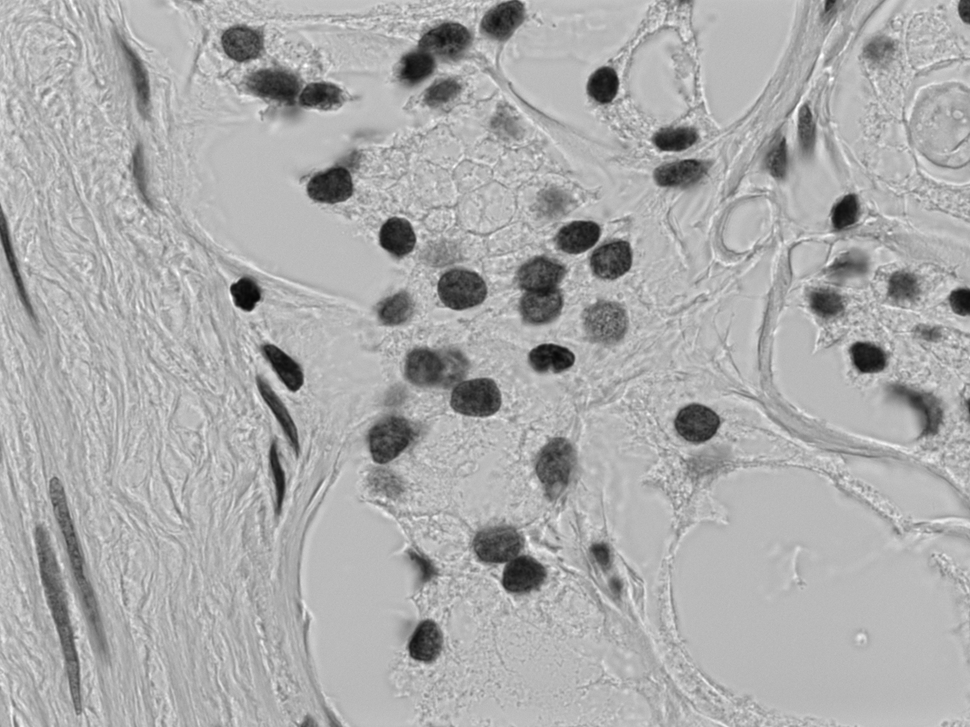
#> input picture canny_edge_detection/cellekjerner.png, 970 x 727 px, shrunk from 1388 x 1040 before the run
$ python canny_edge_detection.py
#> lines starting #> are read from the running program, lines starting #| are printed output that depends on the picture; after the words box and inside, x2 and y2 are one past the last pixel; in counts of white or black regions, pixels touching at a corner belong together
import numpy as np
import matplotlib.pyplot as plt
from imageio import imread, imsave


def hysteresis_threshold(g_n, t_h, t_l):
    """
    Performs an hysteresis threshold to sample out the "good" edges.
    Args:
        g_n: Normalized gradient magnitude
        t_h: High threshold
        t_l: Low Threshold

    Returns:
        img_out: Detected edges

    """
    T_h = g_n.max() * t_h
    T_l = T_h * t_l

    g_nh = np.where(g_n >= T_h, g_n, 0)
    g_nl = np.where(g_n >= T_l, g_n, 0)

    g_nl = g_nl - g_nh

    weak = 1
    strong = 255

    # Valid edge pixels
    g_nh[g_nh > 0] = strong
    g_nl[g_nl > 0] = weak

    cols, rows = g_nl.shape

    for x in range(cols):
        for y in range(rows):
            if g_nl[x, y] == weak:
                try:
                    if ((g_nh[x + 1, y] == strong) or
                            (g_nh[x + 1, y + 1] == strong) or
                            (g_nh[x + 1, y - 1] == strong) or
                            (g_nh[x, y + 1] == strong) or
                            (g_nh[x, y - 1] == strong) or
                            (g_nh[x - 1, y] == strong) or
                            (g_nh[x - 1, y + 1] == strong) or
                            (g_nh[x - 1, y - 1] == strong)):
                        g_nl[x, y] = strong
                    else:
                        g_nl[x, y] = 0
                except IndexError as e:
                    pass

    img_out = g_nh + g_nl

    return img_out


def nonmaxima_suppression(g, theta):
    """
    Performs nonmaxima suppression on the gradient magnitude
    Args:
        g: Gradient magnitude of the image
        theta: Gradient direction scaled to 0, 45, 90 and 135 degrees.

    Returns:
        g_n: Nonmaxima suppressed image

    """
    cols, rows = g.shape
    g_n = np.zeros_like(g)

    for x in range(1, cols - 1):
        for y in range(1, rows - 1):
            try:
                # 0 degrees = south
                if theta[x, y] == 0.:
                    p = g[x, y - 1]
                    n = g[x, y + 1]
                # 45 degrees = south-east
                elif theta[x, y] == 45.:
                    p = g[x + 1, y - 1]
                    n = g[x - 1, y + 1]
                # 45 degrees = east
                elif theta[x, y] == 90.:
                    p = g[x + 1, y]
                    n = g[x - 1, y]
                # 135 degrees = north-east
                elif theta[x, y] == 135.:
                    p = g[x + 1, y + 1]
                    n = g[x - 1, y - 1]

                # If g(x,y) less than at least on neighbour, suppress
                if g[x, y] < p or g[x, y] < n:
                    g_n[x, y] = 0
                else:
                    g_n[x, y] = g[x, y]
            # Skip edges
            except IndexError as e:
                pass

    return g_n


def gradient_convolution(img_in):
    """
    Calculates gradient using a symmetrical 1-dimensional gradient operator
    Args:
        img_in: Image to calculate gradient from

    Returns:
        g: Gradient magnitude
        theta: Gradient direction i two first quadrants
    """

    rows, cols = img_in.shape
    g_x = np.zeros_like(img_in)
    g_y = np.zeros_like(img_in)
    for i in range(rows):
        for j in range(cols):
            try:
                # Vertical gradient
                g_x[i, j] = img_in[i + 1, j] - img_in[i - 1, j]
                # Horizontal gradient
                g_y[i, j] = img_in[i, j - 1] - img_in[i, j + 1]
            except IndexError as e:
                pass

    # Gradient direction
    theta = np.arctan2(g_x, g_y)
    # Scale from radians to degrees and round angles to the two first quadrants
    theta = np.round(theta * 180 / np.pi * 1 / 45) * 45 % 180

    # Gradient magnitude
    g = np.hypot(g_x, g_y)
    # Scale gradient to (0-255)
    g = g / g.max()

    return g, theta


def gaussian_convolution(img_in, sigma):
    gk = _gaussian_kernel(sigma=sigma)
    return _general_convolution(img_in=img_in, kernel=gk)


def _gaussian_kernel(sigma):
    """
    Produces a gaussian kernel
    Args:
        sigma: Standard deviation

    Returns:
        kernel_norm: Gaussian Kernel

    """

    # Adapt filter size to sigma
    size = int(np.ceil(1 + 8 * sigma))
    # Create base filter mesh
    size = size // 2
    x, y = np.mgrid[-size:size + 1, -size:size + 1]
    # Calculate kernel
    kernel = np.exp(-((x ** 2 + y ** 2) / (2 * sigma ** 2)))
    A = 1 / kernel.sum()
    kernel_norm = A * kernel

    return kernel_norm


def _general_convolution(img_in, kernel):
    """
    Performs a general convolution with an odd 1D or rectangular kernel.
    Adds mirror indexing as padding and keeps the size of the image input.
    Args:
        img_in: Image to be convoluted
        kernel: Kernel to convolve with

    Returns:
        img_out: Image convoluted with kernel

    """

    h, w = kernel.shape
    assert h % 2 != 0 and h == w, "Kernel not odd, or rectangular"

    # Rotate kernel
    kernel = np.flipud(np.fliplr(kernel))

    # Offset due to padding
    x_off = h // 2
    y_off = w // 2

    img_out = np.zeros_like(img_in)
    rows, cols = img_out.shape

    # Add mirror padding to image
    padded = _mirror_indexing(img_in=img_in, kernel_size=h)

    # Calculate response on all pixels
    for x in range(cols):
        for y in range(rows):
            x_p = x + x_off
            y_p = y + y_off
            img_out[y, x] = (kernel * padded[y_p:y_p + h, x_p:x_p + w]).sum()

    return img_out


def _mirror_indexing(img_in, kernel_size):
    """
    Pads the image with the closest values.
    NB! To add 1 pixel padding use kernel_size 2.
    Args:
        img_in: Image to be padded
        kernel_size: Size of the kernel

    Returns:
        img_in: Padded image

    """
    for _ in range(kernel_size - 1):
        img_in = np.column_stack((img_in[:, 0], img_in))
        img_in = np.column_stack((img_in, img_in[:, img_in.shape[1] - 1]))
        img_in = np.row_stack((img_in[0, :], img_in))
        img_in = np.row_stack((img_in, img_in[img_in.shape[0] - 1, :]))

    return img_in


if __name__ == "__main__":
    f = imread("cellekjerner.png", as_gray=True)
#> f is the input picture: shape (727, 970) float32; min 5, max 255, mean 171.8

    sigma = 6
    blurred = gaussian_convolution(img_in=f, sigma=sigma)
#> after the loop in _mirror_indexing, `for _ in range(kernel_size - 1):`:
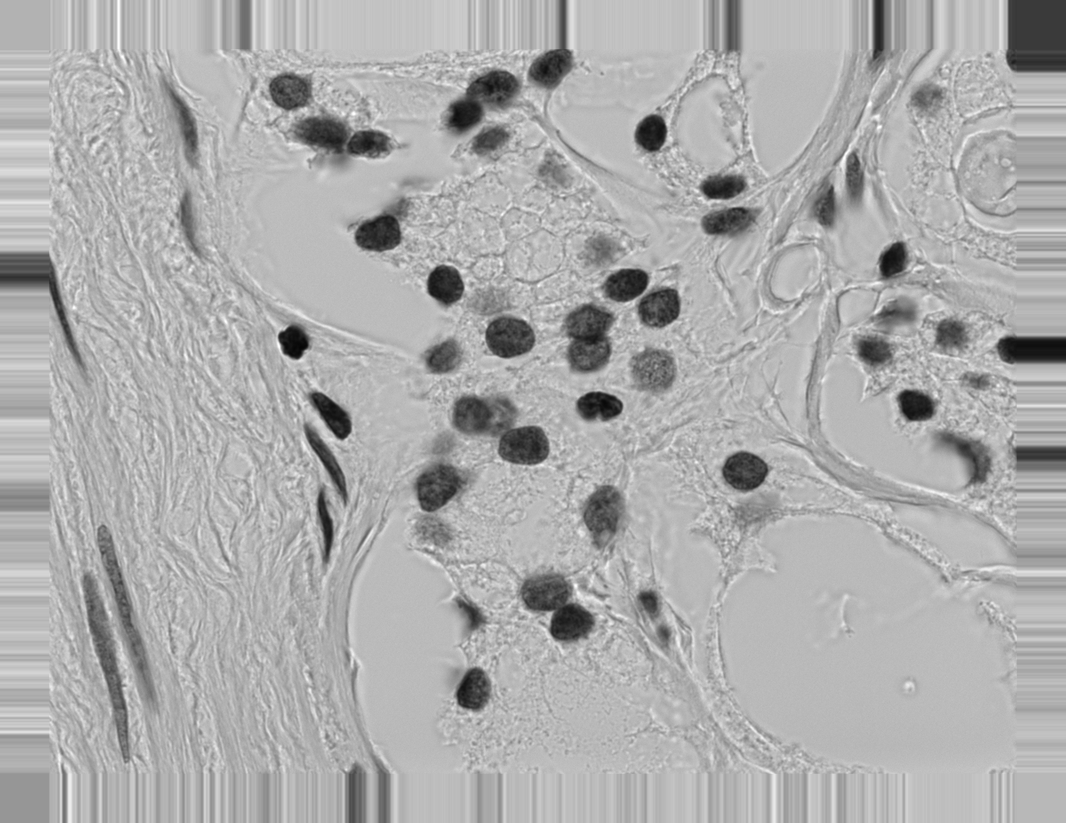
#> img_in: shape (823, 1066) float32; min 5, max 255, mean 172.5
    gradient_magnitude, gradient_direction = gradient_convolution(img_in=blurred)
#> after the loop in gradient_convolution, `for i in range(rows):`:
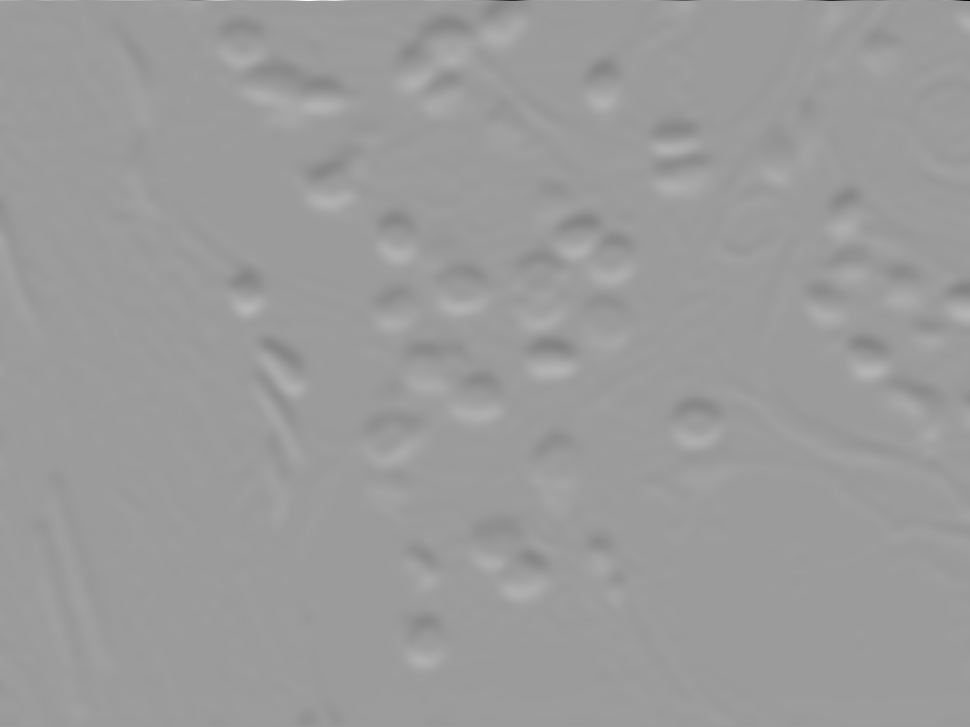
#> g_x: shape (727, 970) float32; min -120.6, max 76.89, mean 0; drawn with min black and max white
#> in gradient_convolution, `theta = np.round(theta * 180 / np.pi * 1 / 45) * 45 % 180`:
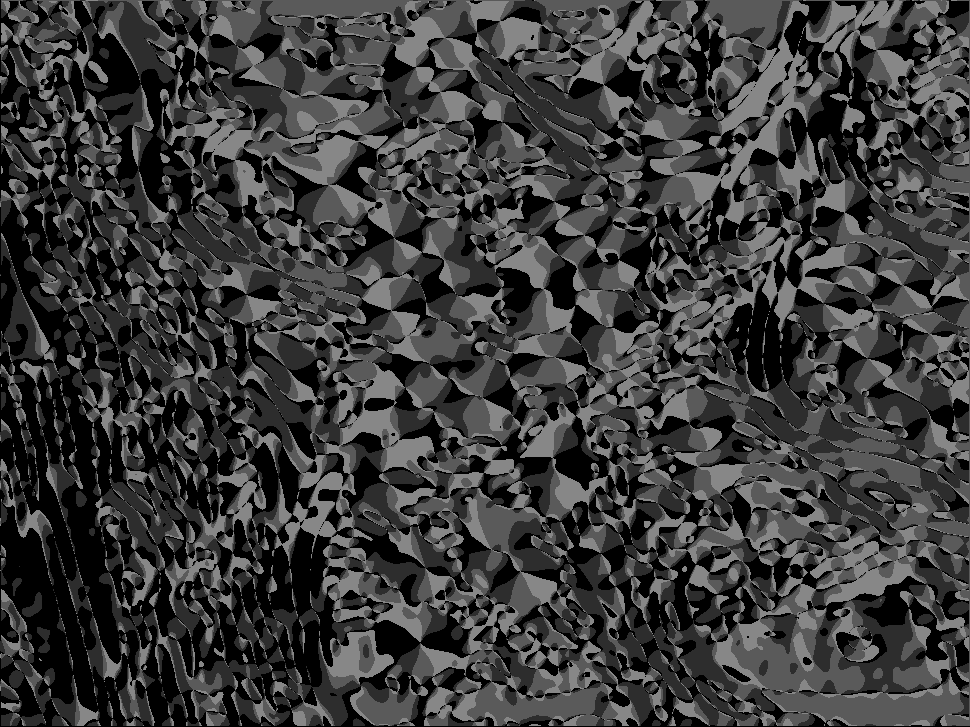
#> theta: shape (727, 970) float32; min 0, max 135, mean 59.9
    suppressed = nonmaxima_suppression(g=gradient_magnitude, theta=gradient_direction)
#> after the loop in nonmaxima_suppression, `for x in range(1, cols - 1):`:
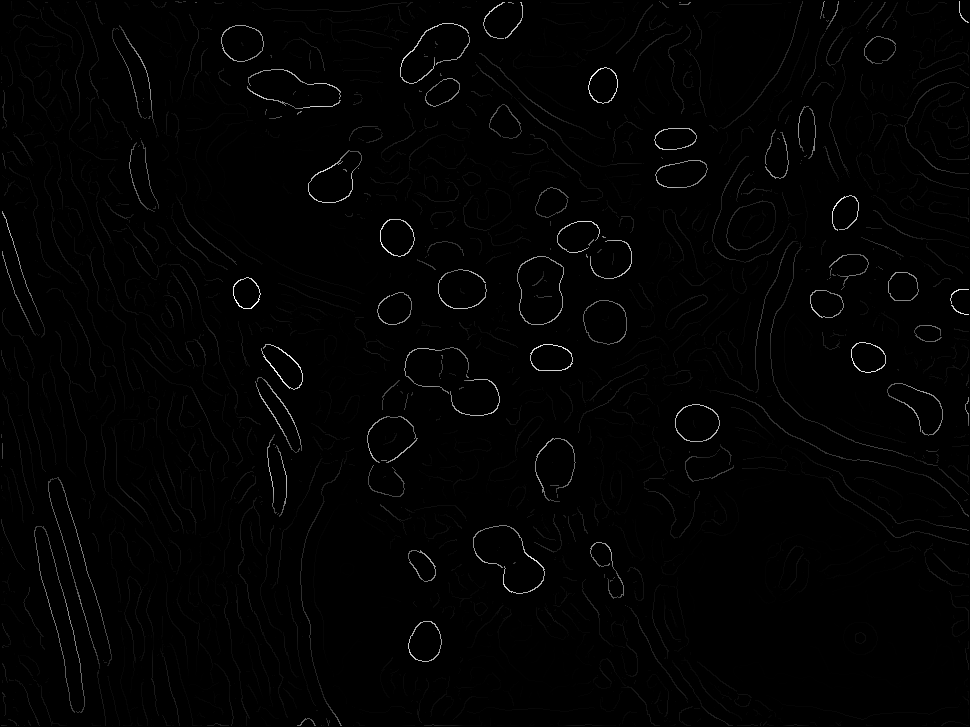
#> g_n: shape (727, 970) float32; min 0, max 0.14, mean 0.00137; drawn with min black and max white
    detected_edges = hysteresis_threshold(g_n=suppressed, t_h=0.28, t_l=0.11)
#> in hysteresis_threshold, `T_h = g_n.max() * t_h`: T_h = 0.0392
#> in hysteresis_threshold, `T_l = T_h * t_l`: T_l = 0.00431
#> in hysteresis_threshold, `g_nh[g_nh > 0] = strong`:
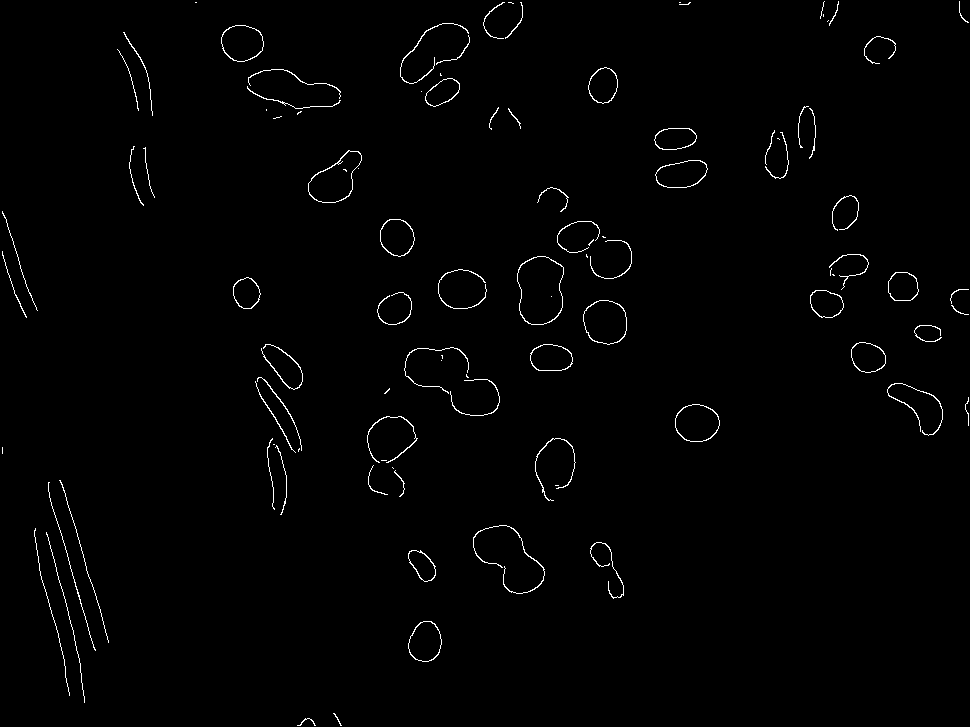
#> g_nh: shape (727, 970) float32; 1.1% white in thin lines or dots
#> in hysteresis_threshold, `g_nl[g_nl > 0] = weak`:
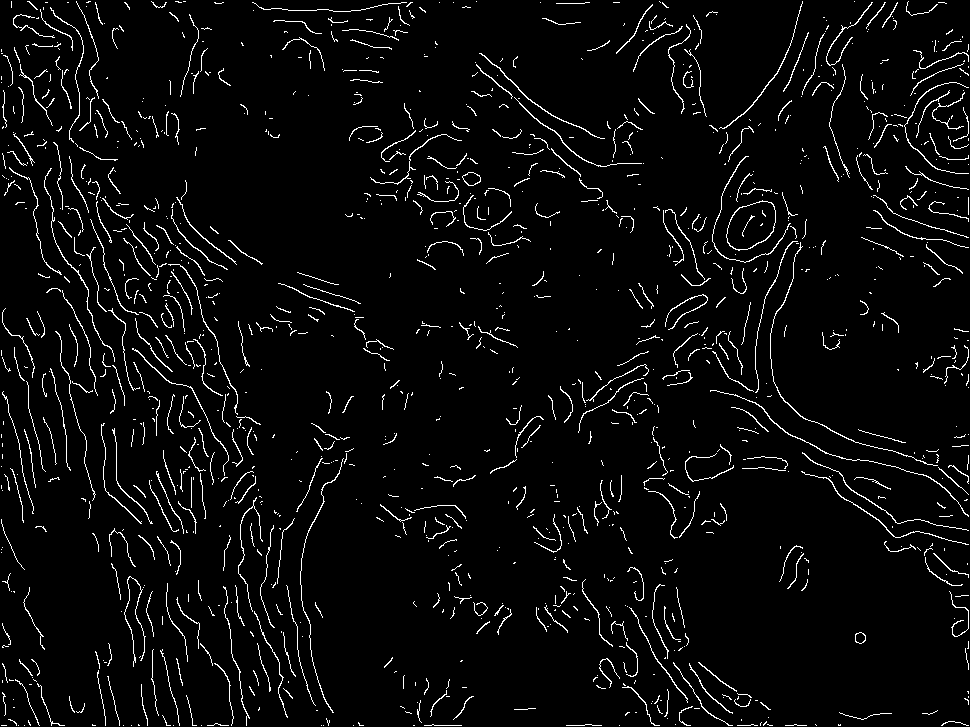
#> g_nl: shape (727, 970) float32; values 0 (black) and 1 (white), 4.1% white in thin lines or dots
#> after the loop in hysteresis_threshold, `for x in range(cols):`: g_nl: shape (727, 970) float32; 0.01% white in thin lines or dots, all inside (x1, y1, x2, y2) = (2, 17, 889, 713)
#> in hysteresis_threshold, `img_out = g_nh + g_nl`: img_out: shape (727, 970) float32; 1.1% white in thin lines or dots

    imsave('blurred.png', blurred)
    imsave('gradient_magnitude.png', gradient_magnitude)
    imsave('gradient_direction.png', gradient_direction)
    imsave('suppressed.png', suppressed)
    imsave('detected_edges.png', detected_edges)

    fig = plt.figure(figsize=(30, 15))

    fig.add_subplot(3, 3, 1)
    plt.imshow(f, cmap='gray')
    plt.title('Original')
    plt.axis('off')

    fig.add_subplot(3, 3, 2)
    plt.imshow(blurred, cmap='gray')
    plt.title('Gaussian blur with standard deviation = %.2f' % sigma)
    plt.axis('off')

    fig.add_subplot(3, 3, 3)
    plt.imshow(gradient_magnitude, cmap='gray')
    plt.title('Gradient magnitude using symmetric 1D gradient operator')
    plt.axis('off')

    fig.add_subplot(3, 3, 4)
    plt.imshow(gradient_direction, cmap='gray')
    plt.title('Gradient direction using symmetric 1D gradient operator(Degrees[0,45,90,135])')
    plt.axis('off')

    fig.add_subplot(3, 3, 5)
    plt.imshow(suppressed, cmap='gray')
    plt.title('Nonmaxima suppressed image')
    plt.axis('off')

    fig.add_subplot(3, 3, 6)
    plt.imshow(detected_edges, cmap='gray')
    plt.title('Detected edges')
    plt.axis('off')

    fig.savefig("steps.png")
